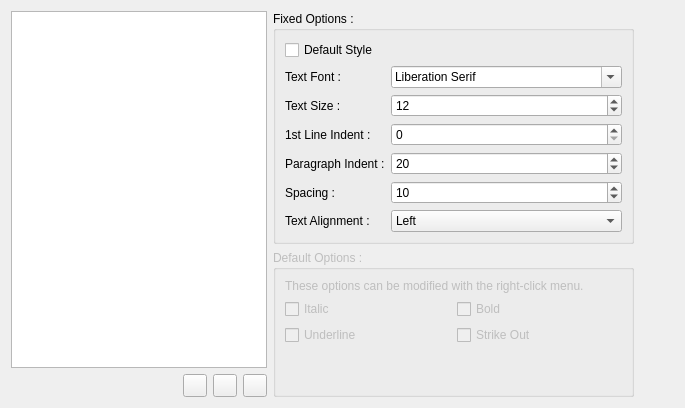
     <widget class="QWidget" name="stylesTab">
      <attribute name="title">
       <string>Styles</string>
      </attribute>
      <layout class="QHBoxLayout" name="horizontalLayout" stretch="0,0,0">
       <item>
        <layout class="QVBoxLayout" name="verticalLayout_2">
         <item>
          <widget class="QListWidget" name="styleListWidget"/>
         </item>
         <item>
          <layout class="QHBoxLayout" name="horizontalLayout_2">
           <item>
            <spacer name="horizontalSpacer_3">
             <property name="orientation">
              <enum>Qt::Horizontal</enum>
             </property>
             <property name="sizeHint" stdset="0">
              <size>
               <width>40</width>
               <height>20</height>
              </size>
             </property>
            </spacer>
           </item>
           <item>
            <widget class="QToolButton" name="renameStyleButton">
             <property name="minimumSize">
              <size>
               <width>0</width>
               <height>0</height>
              </size>
             </property>
             <property name="baseSize">
              <size>
               <width>0</width>
               <height>0</height>
              </size>
             </property>
             <property name="text">
              <string/>
             </property>
             <property name="icon">
              <iconset resource="pics.qrc">
               <normaloff>:/pics/edit-rename-32x32.png</normaloff>:/pics/edit-rename-32x32.png</iconset>
             </property>
            </widget>
           </item>
           <item>
            <widget class="QToolButton" name="removeStyleButton">
             <property name="text">
              <string/>
             </property>
             <property name="icon">
              <iconset resource="pics.qrc">
               <normaloff>:/pics/list-remove-32x32.png</normaloff>:/pics/list-remove-32x32.png</iconset>
             </property>
            </widget>
           </item>
           <item>
            <widget class="QToolButton" name="addStyleButton">
             <property name="text">
              <string/>
             </property>
             <property name="icon">
              <iconset resource="pics.qrc">
               <normaloff>:/pics/list-add-32x32.png</normaloff>:/pics/list-add-32x32.png</iconset>
             </property>
            </widget>
           </item>
          </layout>
         </item>
        </layout>
       </item>
       <item>
        <layout class="QVBoxLayout" name="verticalLayout">
         <item>
          <widget class="QGroupBox" name="groupBox_5">
           <property name="title">
            <string>Fixed Options :</string>
           </property>
           <layout class="QFormLayout" name="formLayout_3">
            <property name="fieldGrowthPolicy">
             <enum>QFormLayout::AllNonFixedFieldsGrow</enum>
            </property>
            <item row="1" column="0">
             <widget class="QLabel" name="label_12">
              <property name="text">
               <string>Text Font :</string>
              </property>
             </widget>
            </item>
            <item row="1" column="1">
             <widget class="QFontComboBox" name="styleFontCombo">
              <property name="currentFont">
               <font>
                <family>Liberation Serif</family>
               </font>
              </property>
             </widget>
            </item>
            <item row="2" column="1">
             <widget class="QSpinBox" name="styleSizeSpin">
              <property name="minimum">
               <number>6</number>
              </property>
              <property name="maximum">
               <number>30</number>
              </property>
              <property name="value">
               <number>12</number>
              </property>
             </widget>
            </item>
            <item row="4" column="0">
             <widget class="QLabel" name="label_14">
              <property name="text">
               <string>Paragraph Indent :</string>
              </property>
             </widget>
            </item>
            <item row="4" column="1">
             <widget class="QSpinBox" name="styleLeftMarginSpin">
              <property name="maximum">
               <number>500</number>
              </property>
              <property name="value">
               <number>20</number>
              </property>
             </widget>
            </item>
            <item row="6" column="0">
             <widget class="QLabel" name="label_13">
              <property name="text">
               <string>Spacing :</string>
              </property>
             </widget>
            </item>
            <item row="6" column="1">
             <widget class="QSpinBox" name="styleBottomMarginSpin">
              <property name="maximum">
               <number>50</number>
              </property>
              <property name="value">
               <number>10</number>
              </property>
             </widget>
            </item>
            <item row="2" column="0">
             <widget class="QLabel" name="label_15">
              <property name="text">
               <string>Text Size :</string>
              </property>
             </widget>
            </item>
            <item row="7" column="0">
             <widget class="QLabel" name="label_16">
              <property name="text">
               <string>Text Alignment :</string>
              </property>
             </widget>
            </item>
            <item row="7" column="1">
             <widget class="QComboBox" name="styleAlignComboBox">
              <item>
               <property name="text">
                <string>Left</string>
               </property>
              </item>
              <item>
               <property name="text">
                <string>Center</string>
               </property>
              </item>
              <item>
               <property name="text">
                <string>Right</string>
               </property>
              </item>
              <item>
               <property name="text">
                <string>Justified</string>
               </property>
              </item>
             </widget>
            </item>
            <item row="3" column="0">
             <widget class="QLabel" name="label_18">
              <property name="text">
               <string>1st Line Indent :</string>
              </property>
             </widget>
            </item>
            <item row="3" column="1">
             <widget class="QSpinBox" name="styleFirstLineIndentSpin">
              <property name="accelerated">
               <bool>true</bool>
              </property>
              <property name="maximum">
               <number>300</number>
              </property>
             </widget>
            </item>
            <item row="0" column="0">
             <widget class="QCheckBox" name="defaultStyleCheckBox">
              <property name="text">
               <string>Default Style</string>
              </property>
             </widget>
            </item>
           </layout>
          </widget>
         </item>
         <item>
          <widget class="QGroupBox" name="groupBox_6">
           <property name="enabled">
            <bool>false</bool>
           </property>
           <property name="title">
            <string>Default Options :</string>
           </property>
           <layout class="QGridLayout" name="gridLayout_4">
            <item row="0" column="0" colspan="2">
             <widget class="QLabel" name="label_17">
              <property name="text">
               <string>These options can be modified with the right-click menu.</string>
              </property>
             </widget>
            </item>
            <item row="1" column="0">
             <widget class="QCheckBox" name="styleItalicCheckBox">
              <property name="text">
               <string>Italic</string>
              </property>
             </widget>
            </item>
            <item row="1" column="1">
             <widget class="QCheckBox" name="styleBoldCheckBox">
              <property name="text">
               <string>Bold</string>
              </property>
             </widget>
            </item>
            <item row="2" column="0">
             <widget class="QCheckBox" name="styleUnderlineCheckBox">
              <property name="enabled">
               <bool>false</bool>
              </property>
              <property name="text">
               <string>Underline</string>
              </property>
             </widget>
            </item>
            <item row="2" column="1">
             <widget class="QCheckBox" name="styleStrikeCheckBox">
              <property name="enabled">
               <bool>false</bool>
              </property>
              <property name="text">
               <string>Strike Out</string>
              </property>
             </widget>
            </item>
            <item row="3" column="1">
             <spacer name="verticalSpacer_3">
              <property name="orientation">
               <enum>Qt::Vertical</enum>
              </property>
              <property name="sizeHint" stdset="0">
               <size>
                <width>20</width>
                <height>40</height>
               </size>
              </property>
             </spacer>
            </item>
           </layout>
          </widget>
         </item>
        </layout>
       </item>
       <item>
        <spacer name="horizontalSpacer">
         <property name="orientation">
          <enum>Qt::Horizontal</enum>
         </property>
         <property name="sizeHint" stdset="0">
          <size>
           <width>40</width>
           <height>20</height>
          </size>
         </property>
        </spacer>
       </item>
      </layout>
     </widget>
